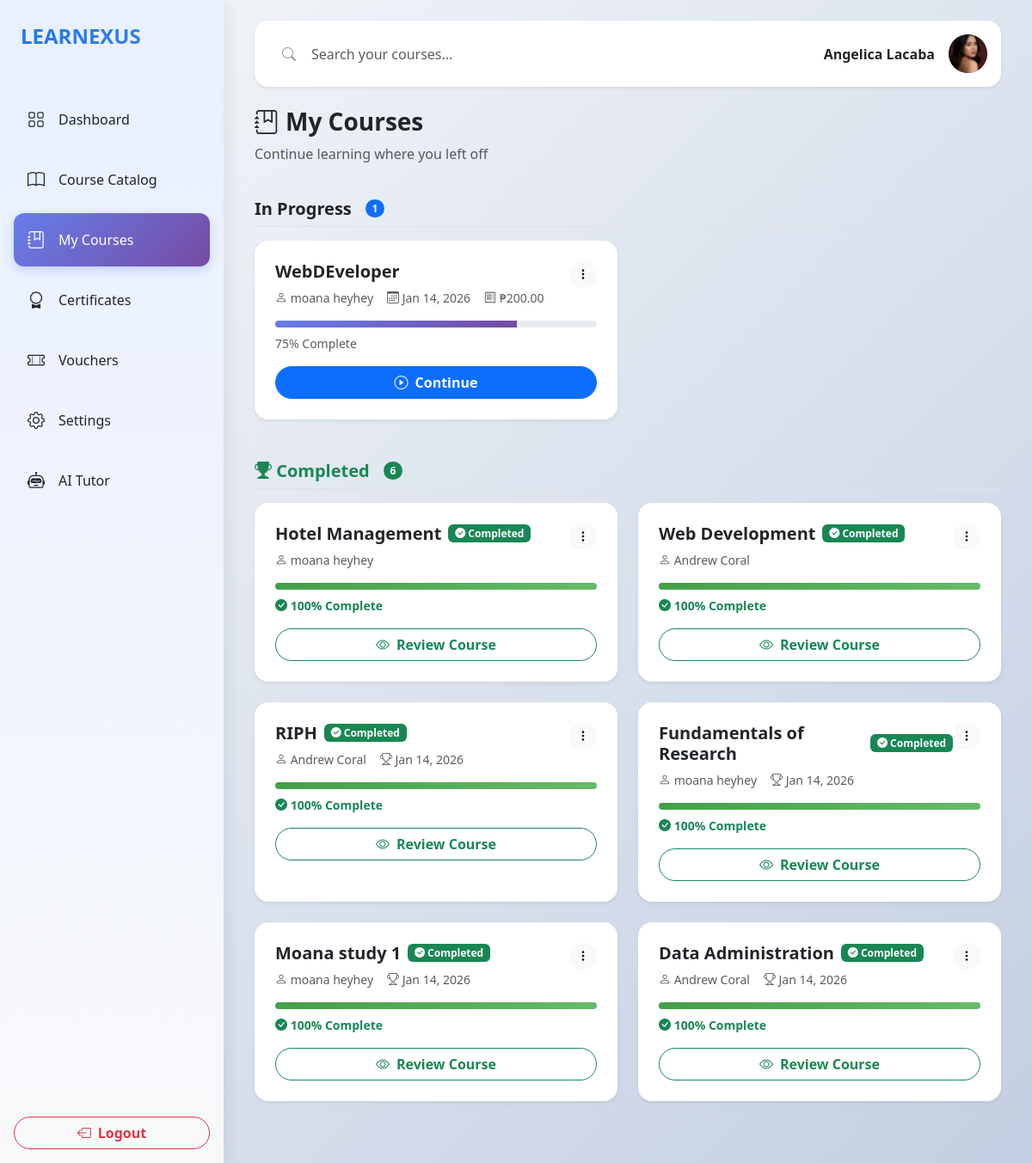
The app's page /student/my_courses.php (signed in) with its own data.
### tables this page shows
CREATE TABLE `users` (
  `userID` int(11) NOT NULL,
  `email` varchar(255) NOT NULL,
  `passwordHash` varchar(255) NOT NULL,
  `firstName` varchar(100) NOT NULL,
  `lastName` varchar(100) NOT NULL,
  `middleInitial` varchar(5) NOT NULL,
  `phone` varchar(20) DEFAULT NULL,
  `avatar` varchar(255) DEFAULT NULL,
  `phoneVerified` tinyint(1) DEFAULT 0,
  `emailVerified` tinyint(1) DEFAULT 0,
  `role` enum('student','instructor','admin') DEFAULT 'student',
  `status` enum('active','inactive','suspended') DEFAULT 'active',
  `createdAt` timestamp NOT NULL DEFAULT current_timestamp(),
  `studentNumber` varchar(50) DEFAULT NULL,
  `teacherNumber` varchar(50) DEFAULT NULL
);

CREATE TABLE `enrollments` (
  `enrollmentID` int(11) NOT NULL,
  `userID` int(11) NOT NULL,
  `courseID` int(11) NOT NULL,
  `paymentID` int(11) DEFAULT NULL,
  `progressPercentage` decimal(5,2) DEFAULT 0.00,
  `enrolledAt` timestamp NOT NULL DEFAULT current_timestamp(),
  `completedAt` timestamp NULL DEFAULT NULL,
  `status` enum('active','completed','dropped','pending') DEFAULT 'active'
);

CREATE TABLE `courses` (
  `courseID` int(11) NOT NULL,
  `teacherID` int(11) NOT NULL,
  `title` varchar(255) NOT NULL,
  `description` text DEFAULT NULL,
  `price` decimal(10,2) DEFAULT 0.00,
  `category` varchar(100) DEFAULT NULL,
  `status` enum('draft','published','archived') DEFAULT 'draft',
  `passingScore` int(11) DEFAULT 70,
  `createdAt` timestamp NOT NULL DEFAULT current_timestamp()
);

CREATE TABLE `payments` (
  `paymentID` int(11) NOT NULL,
  `enrollmentID` int(11) NOT NULL,
  `userID` int(11) NOT NULL,
  `courseID` int(11) NOT NULL,
  `amount` decimal(10,2) NOT NULL,
  `transactionReference` varchar(255) DEFAULT NULL,
  `status` enum('pending','completed','failed','refunded') DEFAULT 'pending',
  `paymentDate` timestamp NULL DEFAULT NULL,
  `createdAt` timestamp NOT NULL DEFAULT current_timestamp()
);

### student/my_courses.php (the view, shortened to what this page needs)
<?php
require_once '../database/db_connect.php';
$userID = $_SESSION['user_id'];
$stmt = $conn->prepare("SELECT avatar FROM users WHERE userID = ?");
$stmt->execute([$userID]);
$userAvatar = $stmt->fetchColumn();
$stmt = $conn->prepare("
    SELECT
        c.*,
        e.enrollmentID,
        e.progressPercentage,
        e.enrolledAt,
        e.completedAt,
        e.status as enrollmentStatus,
        CONCAT(u.firstName, ' ', u.lastName) as instructorName,
        u.avatar as instructorAvatar,
        p.amount as paidAmount,
        CASE WHEN e.status = 'completed' THEN 1 ELSE 0 END as isCompleted,
        qr.status AS quizStatus
    FROM enrollments e
    JOIN courses c ON e.courseID = c.courseID
    JOIN users u ON c.teacherID = u.userID
    LEFT JOIN payments p ON e.paymentID = p.paymentID
    LEFT JOIN quizresults qr ON e.enrollmentID = qr.enrollmentID
    WHERE e.userID = ? AND e.status IN ('active', 'completed')
    ORDER BY
        CASE WHEN e.progressPercentage >= 100 THEN 1 ELSE 0 END ASC,
        e.enrolledAt DESC
");
$stmt->execute([$userID]);
$enrolledCourses = $stmt->fetchAll();
$activeCourses = [];
$completedCourses = [];
foreach ($enrolledCourses as $course) {
    if ($course['enrollmentStatus'] === 'completed') {
        $completedCourses[] = $course;
    } else {
        $activeCourses[] = $course;
    }
}
?>
<!DOCTYPE html>
<html lang="en">
<head>
    <link href="https://cdn.jsdelivr.net/npm/bootstrap@5.3.3/dist/css/bootstrap.min.css" rel="stylesheet">
    <link rel="stylesheet" href="https://cdn.jsdelivr.net/npm/bootstrap-icons@1.11.1/font/bootstrap-icons.css">
</head>
<body>
    <aside class="sidebar offcanvas-lg offcanvas-start position-fixed top-0 start-0 h-100" style="width: var(--sidebar-width);" id="sidebar">
        <div class="offcanvas-body p-0 d-flex flex-column h-100">
            <div class="sidebar-brand px-4 py-4 mb-4 d-none d-lg-block">LEARNEXUS</div>
            <nav class="flex-grow-1 px-3">
                <a class="nav-link d-flex align-items-center gap-3 px-3 py-3 mb-2 text-dark fw-medium" href="dashboard.php">
                    <i class="bi bi-grid fs-5"></i><span>Dashboard</span>
                </a>
                <a class="nav-link d-flex align-items-center gap-3 px-3 py-3 mb-2 text-dark fw-medium" href="course_catalog.php">
                    <i class="bi bi-book fs-5"></i><span>Course Catalog</span>
                </a>
                <a class="nav-link active d-flex align-items-center gap-3 px-3 py-3 mb-2 text-dark fw-medium" href="my_courses.php">
                    <i class="bi bi-journal-bookmark fs-5"></i><span>My Courses</span>
                </a>
                <a class="nav-link d-flex align-items-center gap-3 px-3 py-3 mb-2 text-dark fw-medium" href="certificates.php">
                    <i class="bi bi-award fs-5"></i><span>Certificates</span>
                </a>
                <a class="nav-link d-flex align-items-center gap-3 px-3 py-3 mb-2 text-dark fw-medium" href="vouchers.php">
                    <i class="bi bi-ticket-perforated fs-5"></i><span>Vouchers</span>
                </a>
                <a class="nav-link d-flex align-items-center gap-3 px-3 py-3 mb-2 text-dark fw-medium" href="settings.php">
                    <i class="bi bi-gear fs-5"></i><span>Settings</span>
                </a>
                <a class="nav-link d-flex align-items-center gap-3 px-3 py-3 mb-2 text-dark fw-medium" href="ai_chatbot.php">
                    <i class="bi bi-robot fs-5"></i><span>AI Tutor</span>
                </a>
            </nav>
            <div class="p-3 mt-auto">
                <button class="btn btn-outline-danger w-100 rounded-pill fw-semibold" onclick="window.location.href='../logout.php'">
                    <i class="bi bi-box-arrow-left me-2"></i>Logout
                </button>
            </div>
        </div>
    </aside>
    <main class="main-content p-3 p-lg-4">
        <div class="container-fluid">
            <div class="row mb-4">
                <div class="col-12">
                    <div class="card border-0 rounded-4 shadow-sm">
                        <div class="card-body p-3 d-flex justify-content-between align-items-center gap-3">
                            <div class="position-relative" style="flex: 1; max-width: 500px;">
                                <i class="bi bi-search search-icon"></i>
                                <input type="text" id="courseSearch"
                                       class="form-control search-input ps-5"
                                       placeholder="Search your courses..."
                                       autocomplete="off">
                            </div>
                            <div class="d-flex align-items-center gap-3" onclick="window.location.href='settings.php'" role="button" style="flex-shrink: 0;">
                                <span class="fw-semibold d-none d-sm-inline text-nowrap">
                                    <?php echo htmlspecialchars($_SESSION['first_name'] . ' ' . $_SESSION['last_name']); ?>
                                </span>
                                <div class="rounded-circle d-flex align-items-center justify-content-center text-white fw-bold"
                                     style="width: 45px; height: 45px; min-width: 45px; background: linear-gradient(135deg, #667eea, #764ba2);">
                                    <?php if (!empty($userAvatar) && file_exists($userAvatar)): ?>
                                        <img src="<?php echo htmlspecialchars($userAvatar); ?>" alt="Avatar"
                                             class="w-100 h-100 rounded-circle object-fit-cover">
                                    <?php else: ?>
                                        <?php echo strtoupper(substr($_SESSION['first_name'], 0, 1)); ?>
                                    <?php endif; ?>
                                </div>
                            </div>
                        </div>
                    </div>
                </div>
            </div>
            <div class="row mb-4">
                <div class="col-12">
                    <h1 class="h3 fw-bold"><i class="bi bi-journal-bookmark me-2"></i>My Courses</h1>
                    <p class="text-muted">Continue learning where you left off</p>
                </div>
            </div>
            <?php if (count($enrolledCourses) > 0): ?>
                <?php if (count($activeCourses) > 0): ?>
                    <div class="row mb-3">
                        <div class="col-12">
                            <div class="d-flex align-items-center gap-3 border-bottom pb-2">
                                <h2 class="h5 fw-bold mb-0">In Progress</h2>
                                <span class="badge bg-primary rounded-pill"><?php echo count($activeCourses); ?></span>
                            </div>
                        </div>
                    </div>
                    <div class="row g-4 mb-5">
                        <?php foreach ($activeCourses as $course): ?>
                            <div class="col-12 col-lg-6" data-course-id="<?php echo $course['enrollmentID']; ?>">
                                <div class="card border-0 rounded-4 shadow-sm card-hover h-100">
                                    <div class="card-body p-4">
                                        <div class="d-flex justify-content-between align-items-start mb-3">
                                            <div class="flex-grow-1">
                                                <h5 class="fw-bold mb-2"><?php echo htmlspecialchars($course['title']); ?></h5>
                                                <div class="d-flex flex-wrap gap-3 text-muted small">
                                                    <span><i class="bi bi-person"></i> <?php echo htmlspecialchars($course['instructorName']); ?></span>
                                                    <span><i class="bi bi-calendar3"></i> <?php echo date('M d, Y', strtotime($course['enrolledAt'])); ?></span>
                                                    <?php if ($course['paidAmount'] > 0): ?>
                                                        <span><i class="bi bi-receipt"></i> ₱<?php echo number_format($course['paidAmount'], 2); ?></span>
                                                    <?php else: ?>
                                                        <span class="badge bg-success">FREE</span>
                                                    <?php endif; ?>
                                                </div>
                                            </div>
                                            <div class="dropdown">
                                                <button class="btn btn-sm btn-light rounded-circle" type="button" data-bs-toggle="dropdown">
                                                    <i class="bi bi-three-dots-vertical"></i>
                                                </button>
                                            </div>
                                        </div>
                                        <div class="progress mb-2" style="height: 8px;">
                                            <div class="progress-bar progress-gradient" style="width: <?php echo $course['progressPercentage']; ?>%"></div>
                                        </div>
                                        <p class="text-muted small mb-3"><?php echo round($course['progressPercentage']); ?>% Complete</p>
                                        <button class="btn btn-primary w-100 rounded-pill fw-semibold"
                                                onclick="window.location.href='course_learn.php?id=<?php echo $course['courseID']; ?>'">
                                            <i class="bi bi-play-circle me-2"></i><?php echo $course['progressPercentage'] > 0 ? 'Continue' : 'Start Course'; ?>
                                        </button>
                                    </div>
                                </div>
                            </div>
                        <?php endforeach; ?>
                    </div>
                <?php endif; ?>
                <?php if (count($completedCourses) > 0): ?>
                    <div class="row mb-3">
                        <div class="col-12">
                            <div class="d-flex align-items-center gap-3 border-bottom pb-2">
                                <h2 class="h5 fw-bold mb-0 text-success"><i class="bi bi-trophy-fill"></i> Completed</h2>
                                <span class="badge bg-success rounded-pill"><?php echo count($completedCourses); ?></span>
                            </div>
                        </div>
                    </div>
                    <div class="row g-4 mb-5">
                        <?php foreach ($completedCourses as $course): ?>
                            <div class="col-12 col-lg-6" data-course-id="<?php echo $course['enrollmentID']; ?>">
                                <div class="card border-0 rounded-4 shadow-sm card-hover h-100 border-success">
                                    <div class="card-body p-4">
                                        <div class="d-flex justify-content-between align-items-start mb-3">
                                            <div class="flex-grow-1">
                                                <div class="d-flex align-items-center gap-2 mb-2">
                                                    <h5 class="fw-bold mb-0"><?php echo htmlspecialchars($course['title']); ?></h5>
                                                    <span class="badge bg-success"><i class="bi bi-check-circle-fill"></i> Completed</span>
                                                </div>
                                                <div class="d-flex flex-wrap gap-3 text-muted small">
                                                    <span><i class="bi bi-person"></i> <?php echo htmlspecialchars($course['instructorName']); ?></span>
                                                    <?php if ($course['completedAt']): ?>
                                                        <span><i class="bi bi-trophy"></i> <?php echo date('M d, Y', strtotime($course['completedAt'])); ?></span>
                                                    <?php endif; ?>
                                                </div>
                                            </div>
                                            <div class="dropdown">
                                                <button class="btn btn-sm btn-light rounded-circle" type="button" data-bs-toggle="dropdown">
                                                    <i class="bi bi-three-dots-vertical"></i>
                                                </button>
                                            </div>
                                        </div>
                                        <div class="progress mb-2" style="height: 8px;">
                                            <div class="progress-bar progress-success" style="width: 100%"></div>
                                        </div>
                                        <p class="text-success small fw-semibold mb-3"><i class="bi bi-check-circle-fill"></i> 100% Complete</p>
                                        <?php if ($course['quizStatus'] === 'failed'): ?>
                                            <button class="btn btn-warning w-100 rounded-pill fw-semibold"
                                                    onclick="window.location.href='retake_course.php?id=<?php echo $course['courseID']; ?>'">
                                                <i class="bi bi-arrow-repeat me-2"></i>Retake Course
                                            </button>
                                        <?php else: ?>
                                            <button class="btn btn-outline-success w-100 rounded-pill fw-semibold"
                                                    onclick="window.location.href='course_content.php?id=<?php echo $course['courseID']; ?>'">
                                                <i class="bi bi-eye me-2"></i>Review Course
                                            </button>
                                        <?php endif; ?>
                                    </div>
                                </div>
                            </div>
                        <?php endforeach; ?>
                    </div>
                <?php endif; ?>
            <?php endif; ?>
        </div>
    </main>
</body>
</html>

### records on screen
users: avatar (picture)
enrollments: courseID.title "WebDEveloper", instructorName "moana heyhey", enrolledAt "Jan 14, 2026", paymentID.amount "200.00", progressPercentage "75", shows "Continue"
enrollments: courseID.title "Hotel Management", instructorName "moana heyhey"
enrollments: courseID.title "Web Development", instructorName "Andrew Coral"
enrollments: courseID.title "RIPH", instructorName "Andrew Coral", completedAt "Jan 14, 2026"
enrollments: courseID.title "Fundamentals of Research", instructorName "moana heyhey", completedAt "Jan 14, 2026"
enrollments: courseID.title "Moana study 1", instructorName "moana heyhey", completedAt "Jan 14, 2026"
enrollments: courseID.title "Data Administration", instructorName "Andrew Coral", completedAt "Jan 14, 2026"

### other values on screen
$_SESSION['first_name'] . ' ' . $_SESSION['last_name'] "Angelica Lacaba"
count($activeCourses) "1"
count($completedCourses) "6"
